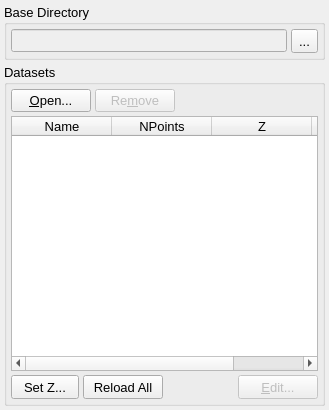
<?xml version="1.0" encoding="UTF-8"?>
<ui version="4.0">
 <class>DataWindow</class>
 <widget class="QWidget" name="DataWindow">
  <property name="geometry">
   <rect>
    <x>0</x>
    <y>0</y>
    <width>329</width>
    <height>410</height>
   </rect>
  </property>
  <property name="sizePolicy">
   <sizepolicy hsizetype="Minimum" vsizetype="Minimum">
    <horstretch>0</horstretch>
    <verstretch>0</verstretch>
   </sizepolicy>
  </property>
  <property name="font">
   <font>
    <pointsize>10</pointsize>
   </font>
  </property>
  <property name="windowTitle">
   <string>Data</string>
  </property>
  <property name="windowIcon">
   <iconset resource="icons.qrc">
    <normaloff>:/uchroma/icons/windows_data.svg</normaloff>:/uchroma/icons/windows_data.svg</iconset>
  </property>
  <layout class="QVBoxLayout" name="verticalLayout_2">
   <property name="spacing">
    <number>4</number>
   </property>
   <property name="margin">
    <number>4</number>
   </property>
   <item>
    <widget class="QGroupBox" name="BaseDirectoryGroup">
     <property name="title">
      <string>Base Directory</string>
     </property>
     <layout class="QHBoxLayout" name="horizontalLayout" stretch="0,0">
      <property name="spacing">
       <number>4</number>
      </property>
      <property name="margin">
       <number>4</number>
      </property>
      <item>
       <widget class="QLineEdit" name="SourceDirEdit">
        <property name="enabled">
         <bool>false</bool>
        </property>
        <property name="toolTip">
         <string>Source directory where datafiles are located</string>
        </property>
       </widget>
      </item>
      <item>
       <widget class="QToolButton" name="SourceDirSelectButton">
        <property name="minimumSize">
         <size>
          <width>24</width>
          <height>24</height>
         </size>
        </property>
        <property name="text">
         <string>...</string>
        </property>
       </widget>
      </item>
     </layout>
    </widget>
   </item>
   <item>
    <widget class="QGroupBox" name="DataSetsGroup">
     <property name="title">
      <string>Datasets</string>
     </property>
     <layout class="QVBoxLayout" name="verticalLayout">
      <property name="spacing">
       <number>4</number>
      </property>
      <property name="margin">
       <number>4</number>
      </property>
      <item>
       <layout class="QHBoxLayout" name="horizontalLayout_3">
        <property name="spacing">
         <number>4</number>
        </property>
        <item>
         <widget class="QPushButton" name="AddFilesButton">
          <property name="sizePolicy">
           <sizepolicy hsizetype="Minimum" vsizetype="Fixed">
            <horstretch>0</horstretch>
            <verstretch>0</verstretch>
           </sizepolicy>
          </property>
          <property name="maximumSize">
           <size>
            <width>128</width>
            <height>27</height>
           </size>
          </property>
          <property name="cursor">
           <cursorShape>ArrowCursor</cursorShape>
          </property>
          <property name="toolTip">
           <string>Add surface slices from XY datafiles</string>
          </property>
          <property name="text">
           <string>&amp;Open...</string>
          </property>
          <property name="iconSize">
           <size>
            <width>16</width>
            <height>16</height>
           </size>
          </property>
         </widget>
        </item>
        <item>
         <widget class="QPushButton" name="RemoveFilesButton">
          <property name="enabled">
           <bool>false</bool>
          </property>
          <property name="sizePolicy">
           <sizepolicy hsizetype="Minimum" vsizetype="Fixed">
            <horstretch>0</horstretch>
            <verstretch>0</verstretch>
           </sizepolicy>
          </property>
          <property name="maximumSize">
           <size>
            <width>128</width>
            <height>27</height>
           </size>
          </property>
          <property name="toolTip">
           <string>Remove selected slices from surface</string>
          </property>
          <property name="text">
           <string>Re&amp;move</string>
          </property>
          <property name="iconSize">
           <size>
            <width>16</width>
            <height>16</height>
           </size>
          </property>
         </widget>
        </item>
        <item>
         <spacer name="horizontalSpacer_3">
          <property name="orientation">
           <enum>Qt::Horizontal</enum>
          </property>
          <property name="sizeHint" stdset="0">
           <size>
            <width>40</width>
            <height>20</height>
           </size>
          </property>
         </spacer>
        </item>
       </layout>
      </item>
      <item>
       <widget class="QTableWidget" name="DataSetsTable">
        <property name="selectionBehavior">
         <enum>QAbstractItemView::SelectRows</enum>
        </property>
        <property name="columnCount">
         <number>4</number>
        </property>
        <column>
         <property name="text">
          <string>Name</string>
         </property>
        </column>
        <column>
         <property name="text">
          <string>NPoints</string>
         </property>
        </column>
        <column>
         <property name="text">
          <string>Z</string>
         </property>
        </column>
        <column>
         <property name="text">
          <string>Source</string>
         </property>
        </column>
       </widget>
      </item>
      <item>
       <layout class="QHBoxLayout" name="horizontalLayout_2">
        <property name="spacing">
         <number>4</number>
        </property>
        <item>
         <widget class="QPushButton" name="SetZButton">
          <property name="sizePolicy">
           <sizepolicy hsizetype="Expanding" vsizetype="Fixed">
            <horstretch>0</horstretch>
            <verstretch>0</verstretch>
           </sizepolicy>
          </property>
          <property name="minimumSize">
           <size>
            <width>24</width>
            <height>24</height>
           </size>
          </property>
          <property name="maximumSize">
           <size>
            <width>68</width>
            <height>300</height>
           </size>
          </property>
          <property name="text">
           <string>Set Z...</string>
          </property>
         </widget>
        </item>
        <item>
         <widget class="QPushButton" name="ReloadFilesButton">
          <property name="sizePolicy">
           <sizepolicy hsizetype="Minimum" vsizetype="Fixed">
            <horstretch>0</horstretch>
            <verstretch>0</verstretch>
           </sizepolicy>
          </property>
          <property name="maximumSize">
           <size>
            <width>128</width>
            <height>27</height>
           </size>
          </property>
          <property name="cursor">
           <cursorShape>ArrowCursor</cursorShape>
          </property>
          <property name="toolTip">
           <string>Add surface slices from NXS datafiles</string>
          </property>
          <property name="text">
           <string>Reload All</string>
          </property>
          <property name="icon">
           <iconset resource="icons.qrc">
            <normaloff>:/uchroma/icons/refresh.svg</normaloff>:/uchroma/icons/refresh.svg</iconset>
          </property>
          <property name="iconSize">
           <size>
            <width>16</width>
            <height>16</height>
           </size>
          </property>
         </widget>
        </item>
        <item>
         <spacer name="horizontalSpacer">
          <property name="orientation">
           <enum>Qt::Horizontal</enum>
          </property>
          <property name="sizeHint" stdset="0">
           <size>
            <width>40</width>
            <height>20</height>
           </size>
          </property>
         </spacer>
        </item>
        <item>
         <widget class="QPushButton" name="EditDataSetButton">
          <property name="enabled">
           <bool>false</bool>
          </property>
          <property name="sizePolicy">
           <sizepolicy hsizetype="Minimum" vsizetype="Fixed">
            <horstretch>0</horstretch>
            <verstretch>0</verstretch>
           </sizepolicy>
          </property>
          <property name="maximumSize">
           <size>
            <width>128</width>
            <height>27</height>
           </size>
          </property>
          <property name="cursor">
           <cursorShape>ArrowCursor</cursorShape>
          </property>
          <property name="toolTip">
           <string>Add surface slices from XY datafiles</string>
          </property>
          <property name="text">
           <string>&amp;Edit...</string>
          </property>
          <property name="iconSize">
           <size>
            <width>16</width>
            <height>16</height>
           </size>
          </property>
         </widget>
        </item>
       </layout>
      </item>
     </layout>
    </widget>
   </item>
  </layout>
 </widget>
 <tabstops>
  <tabstop>SourceDirEdit</tabstop>
  <tabstop>SourceDirSelectButton</tabstop>
  <tabstop>AddFilesButton</tabstop>
  <tabstop>RemoveFilesButton</tabstop>
  <tabstop>DataSetsTable</tabstop>
  <tabstop>SetZButton</tabstop>
  <tabstop>ReloadFilesButton</tabstop>
  <tabstop>EditDataSetButton</tabstop>
 </tabstops>
 <resources>
  <include location="icons.qrc"/>
 </resources>
 <connections/>
</ui>
